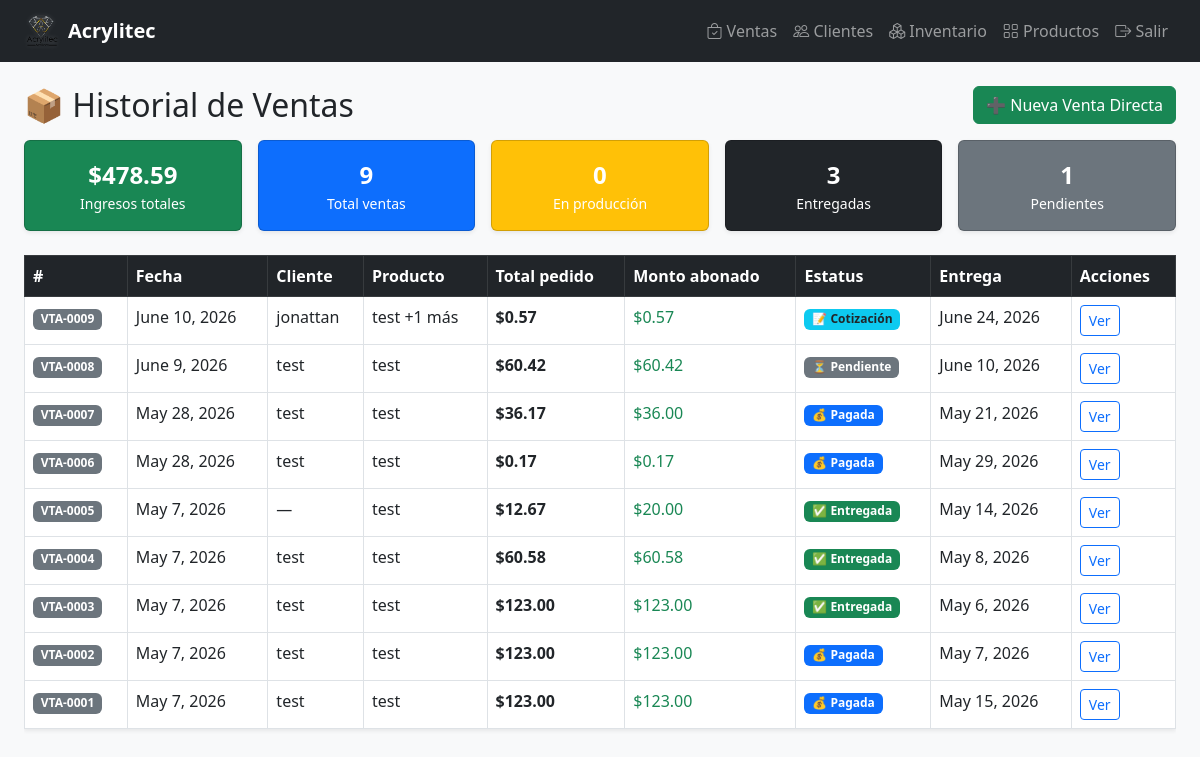
Page /ventas/ on the earlier database version.
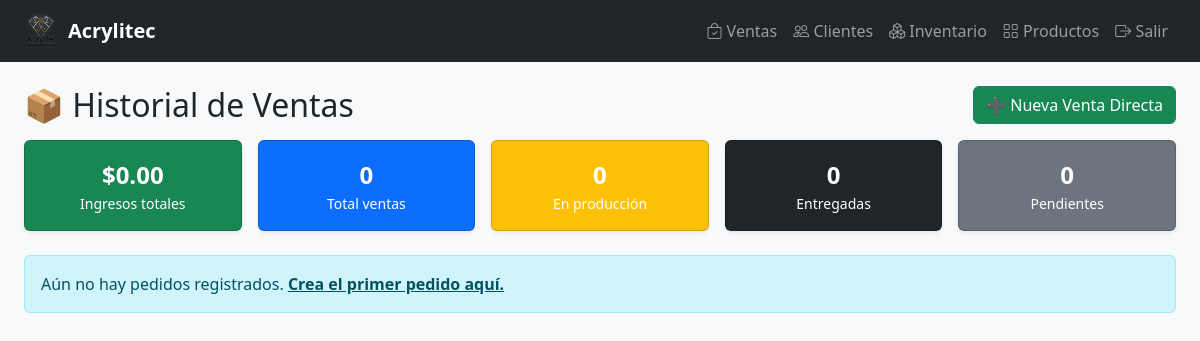
Same page on the later database version.
### gestion/models.py (models this page shows, shortened)
class Ventas(models.Model):
    ESTATUS_CHOICES = [
        ('cotizacion', 'Cotización'),
        ('pendiente', 'Pendiente'),
        ('en_produccion', 'En producción'),
        ('pagada', 'Pagada'),
        ('entregada', 'Entregada'),
    ]
    id_venta = models.AutoField(primary_key=True)
    id_cotizacion = models.ForeignKey(Cotizaciones, models.DO_NOTHING, db_column='id_cotizacion', blank=True, null=True)
    id_cliente = models.ForeignKey('Clientes', on_delete=models.SET_NULL, null=True, blank=True, db_column='id_cliente_directo')
    monto_abonado = models.DecimalField(max_digits=10, decimal_places=2, default=0.00, verbose_name="Anticipo/Abono")
    estatus = models.CharField(max_length=20, choices=ESTATUS_CHOICES, default='pendiente')
    fecha_entrega = models.DateField(blank=True, null=True)
    fecha_venta = models.DateField(auto_now_add=True, null=True)

class Clientes(models.Model):
    id_cliente = models.AutoField(primary_key=True)
    nombre = models.CharField(max_length=100, blank=True, null=True)
    telefono = models.CharField(max_length=100, blank=True, null=True)
    email = models.CharField(max_length=100, blank=True, null=True)
    direccion = models.TextField(blank=True, null=True)
    class Meta:
        managed = True
        db_table = 'clientes'
        verbose_name = "Cliente"
        verbose_name_plural = "Clientes"

class Productos(models.Model):
    id_producto = models.AutoField(primary_key=True)
    nombre = models.CharField(max_length=100, blank=True, null=True)
    detalle = models.CharField(max_length=100, blank=True, null=True)
    precio_fijo = models.DecimalField(max_digits=10, decimal_places=2, blank=True, null=True, verbose_name="Precio Fijo (Opcional)")
    porcentaje_utilidad = models.IntegerField(default=40)
    foto = models.CharField(max_length=255, blank=True, null=True)
    class Meta:
        managed = True
        db_table = 'productos'
        verbose_name = "Producto"
        verbose_name_plural = "Productos"

### gestion/views.py (the view)
# urls.py: path('ventas/', views.lista_ventas, name='lista_ventas'),
def lista_ventas(request):
    limite = datetime.date.today() - datetime.timedelta(days=15)
    Ventas.objects.filter(estatus='cotizacion', fecha_venta__lt=limite).delete()
    ventas = Ventas.objects.select_related(
        'id_cotizacion__id_cliente',
        'id_cotizacion__id_producto',
        'id_cliente',
    ).prefetch_related('detalles__id_producto').order_by('-fecha_venta', '-id_venta')
    ESTATUS_COBRADO = ('pagada', 'entregada')
    total_ingresos = sum(
        _total_venta(v)
        for v in ventas
        if v.estatus in ESTATUS_COBRADO
    )
    resumen = {
        'total_ventas':   ventas.count(),
        'total_ingresos': total_ingresos,
        'pendientes':     ventas.filter(estatus='pendiente').count(),
        'en_produccion':  ventas.filter(estatus='en_produccion').count(),
        'entregadas':     ventas.filter(estatus='entregada').count(),
    }
    for v in ventas:
        v.total_calculado = _total_venta(v)
        v.cliente_nombre  = _cliente_nombre(v)
        v.producto_nombre = _producto_nombre(v)
    return render(request, 'gestion/ventas_list.html',
                  {'ventas': ventas, 'resumen': resumen})

### gestion/views.py (called while the page is built)
def _total_venta(venta):
    if venta.id_cotizacion_id:
        return venta.id_cotizacion.monto_total or Decimal('0')
    return sum(d.subtotal for d in venta.detalles.all()) or Decimal('0')

def _cliente_nombre(venta):
    if venta.id_cotizacion_id and venta.id_cotizacion.id_cliente:
        return venta.id_cotizacion.id_cliente.nombre
    if venta.id_cliente_id:
        return venta.id_cliente.nombre
    return '—'

def _producto_nombre(venta):
    if venta.id_cotizacion_id and venta.id_cotizacion.id_producto:
        return venta.id_cotizacion.id_producto.nombre
    detalles = list(venta.detalles.all())
    if len(detalles) == 1:
        return detalles[0].id_producto.nombre
    elif len(detalles) > 1:
        return f'{detalles[0].id_producto.nombre} +{len(detalles)-1} más'
    return '—'

### gestion/templates/gestion/ventas_list.html
{% extends 'gestion/base.html' %}
{% block content %}
<div class="d-flex justify-content-between align-items-center mb-3">
    <h2 class="mb-0">📦 Historial de Ventas</h2>
    <a href="{% url 'nuevo_pedido' %}" class="btn btn-success">
        ➕ Nueva Venta Directa
    </a>
</div>
<div class="row g-3 mb-4">
    <div class="col">
        <div class="card bg-success text-white shadow-sm">
            <div class="card-body text-center">
                <div class="fs-4 fw-bold">${{ resumen.total_ingresos|floatformat:2 }}</div>
                <div class="small">Ingresos totales</div>
            </div>
        </div>
    </div>
    <div class="col">
        <div class="card bg-primary text-white shadow-sm">
            <div class="card-body text-center">
                <div class="fs-4 fw-bold">{{ resumen.total_ventas }}</div>
                <div class="small">Total ventas</div>
            </div>
        </div>
    </div>
    <div class="col">
        <div class="card bg-warning text-white shadow-sm">
            <div class="card-body text-center">
                <div class="fs-4 fw-bold">{{ resumen.en_produccion }}</div>
                <div class="small">En producción</div>
            </div>
        </div>
    </div>
    <div class="col">
        <div class="card bg-dark text-white shadow-sm">
            <div class="card-body text-center">
                <div class="fs-4 fw-bold">{{ resumen.entregadas }}</div>
                <div class="small">Entregadas</div>
            </div>
        </div>
    </div>
    <div class="col">
        <div class="card bg-secondary text-white shadow-sm">
            <div class="card-body text-center">
                <div class="fs-4 fw-bold">{{ resumen.pendientes }}</div>
                <div class="small">Pendientes</div>
            </div>
        </div>
    </div>
</div>
{% if ventas %}
<div class="table-responsive">
    <table class="table table-hover table-bordered bg-white shadow-sm">
        <thead class="table-dark">
            <tr>
                <th>#</th>
                <th>Fecha</th>
                <th>Cliente</th>
                <th>Producto</th>
                <th>Total pedido</th>
                <th>Monto abonado</th>
                <th>Estatus</th>
                <th>Entrega</th>
                <th>Acciones</th>
            </tr>
        </thead>
        <tbody>
            {% for v in ventas %}
            <tr>
                <td><span class="badge bg-secondary">VTA-{{ v.id_venta|stringformat:"04d" }}</span></td>
                <td>{{ v.fecha_venta }}</td>
                <td>{{ v.cliente_nombre|default:"—" }}</td>
                <td>{{ v.producto_nombre|default:"—" }}</td>
                <td class="fw-bold text-dark">${{ v.total_calculado|floatformat:2 }}</td>
                <td class="text-success">${{ v.monto_abonado|floatformat:2 }}</td>
                <td>
                    {% if v.estatus == 'cotizacion' %}
                        <span class="badge bg-info text-dark">📝 Cotización</span>
                    {% elif v.estatus == 'pendiente' %}
                        <span class="badge bg-secondary">⏳ Pendiente</span>
                    {% elif v.estatus == 'en_produccion' %}
                        <span class="badge bg-warning text-dark">🔧 En producción</span>
                    {% elif v.estatus == 'pagada' %}
                        <span class="badge bg-primary">💰 Pagada</span>
                    {% elif v.estatus == 'entregada' %}
                        <span class="badge bg-success">✅ Entregada</span>
                    {% endif %}
                </td>
                <td>{{ v.fecha_entrega|default:"—" }}</td>
                <td>
                    <a href="{% url 'detalle_venta' v.id_venta %}"
                       class="btn btn-sm btn-outline-primary">Ver</a>
                </td>
            </tr>
            {% endfor %}
        </tbody>
    </table>
</div>
{% else %}
<div class="alert alert-info">
    Aún no hay pedidos registrados.
    <a href="{% url 'nuevo_pedido' %}" class="alert-link">Crea el primer pedido aquí.</a>
</div>
{% endif %}
{% endblock %}

Differences in the rows shown:
removed Ventas: id_venta "0009", fecha_venta "June 10, 2026", cliente_nombre "jonattan", producto_nombre "test +1 más", total_calculado "0.57", monto_abonado "0.57", estatus "📝 Cotización", fecha_entrega "June 24, 2026"
removed Ventas: id_venta "0008", fecha_venta "June 9, 2026", cliente_nombre "test", producto_nombre "test", total_calculado "60.42", monto_abonado "60.42", estatus "⏳ Pendiente", fecha_entrega "June 10, 2026"
removed Ventas: id_venta "0007", fecha_venta "May 28, 2026", cliente_nombre "test", producto_nombre "test", total_calculado "36.17", monto_abonado "36.00", estatus "💰 Pagada", fecha_entrega "May 21, 2026"
removed Ventas: id_venta "0006", fecha_venta "May 28, 2026", cliente_nombre "test", producto_nombre "test", total_calculado "0.17", monto_abonado "0.17", estatus "💰 Pagada", fecha_entrega "May 29, 2026"
removed Ventas: id_venta "0005", fecha_venta "May 7, 2026", cliente_nombre "—", producto_nombre "test", total_calculado "12.67", monto_abonado "20.00", estatus "✅ Entregada", fecha_entrega "May 14, 2026"
removed Ventas: id_venta "0004", fecha_venta "May 7, 2026", cliente_nombre "test", producto_nombre "test", total_calculado "60.58", monto_abonado "60.58", estatus "✅ Entregada", fecha_entrega "May 8, 2026"
removed Ventas: id_venta "0003", fecha_venta "May 7, 2026", cliente_nombre "test", producto_nombre "test", total_calculado "123.00", monto_abonado "123.00", estatus "✅ Entregada", fecha_entrega "May 6, 2026"
removed Ventas: id_venta "0002", fecha_venta "May 7, 2026", cliente_nombre "test", producto_nombre "test", total_calculado "123.00", monto_abonado "123.00", estatus "💰 Pagada", fecha_entrega "May 7, 2026"
removed Ventas: id_venta "0001", fecha_venta "May 7, 2026", cliente_nombre "test", producto_nombre "test", total_calculado "123.00", monto_abonado "123.00", estatus "💰 Pagada", fecha_entrega "May 15, 2026"
Other differences:
{{ resumen.total_ingresos|floatformat:2 }}: "478.59" → "0.00"
{{ resumen.total_ventas }}: "9" → "0"
{{ resumen.entregadas }}: "3" → "0"
{{ resumen.pendientes }}: "1" → "0"
text no longer shown: "# Fecha Cliente Producto Total pedido Monto abonado Estatus Entrega Acciones"
text now shown: "Aún no hay pedidos registrados. Crea el primer pedido aquí."
